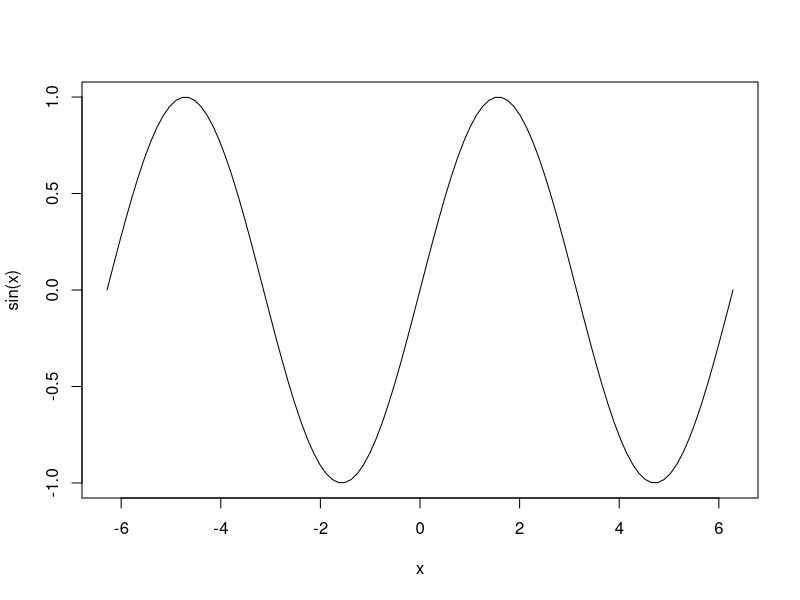
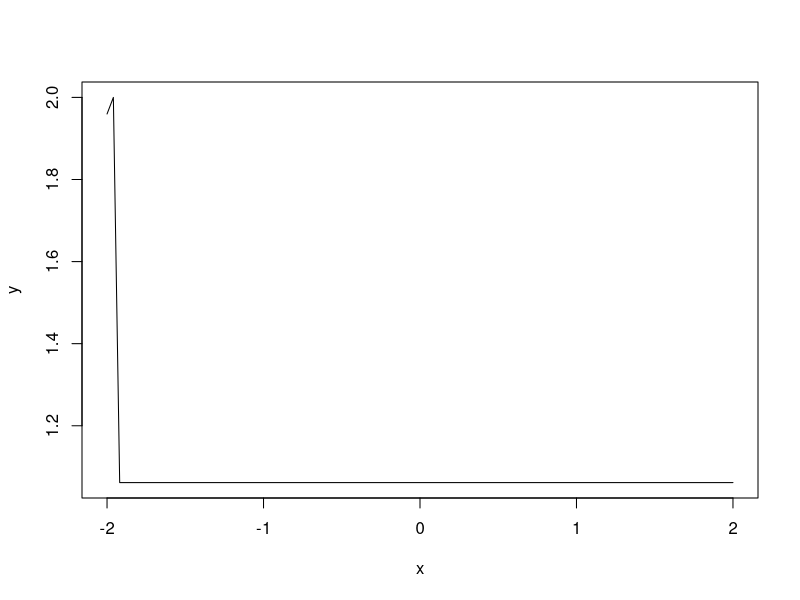
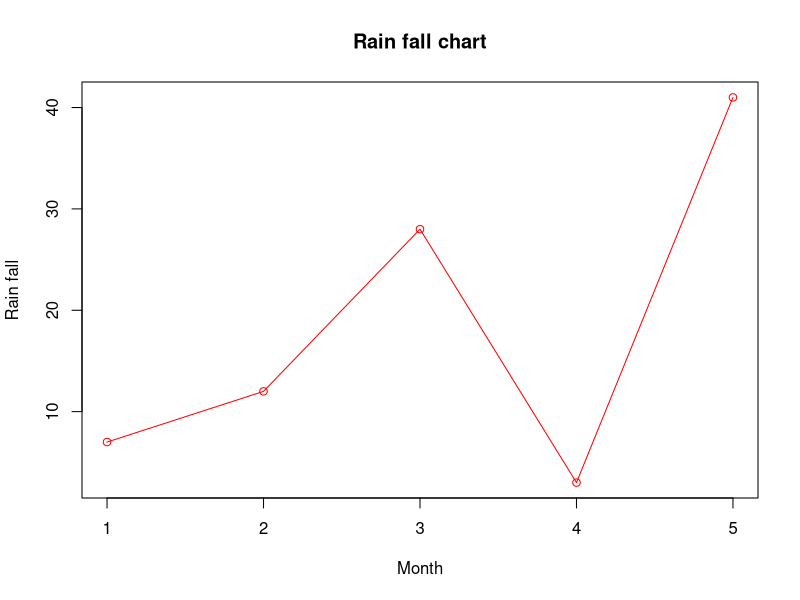

Write R code to recreate these figures, in order.
curve(sin(x),-2*pi,2*pi)

f = function(x){
    if(x >= 0){
        x
    }else{
        x^2
    }
}
x = seq(-2,2,length=100)
y = rep(0,length(x))
j = 1
for(i in x){
    y[i] = f(i)
    j = j + 1
}
plot(x,y,type='l')

v <- c(7,12,28,3,41)
plot(v,type="o", col = "red", xlab = "Month", ylab = "Rain fall",main = "Rain fall chart")
